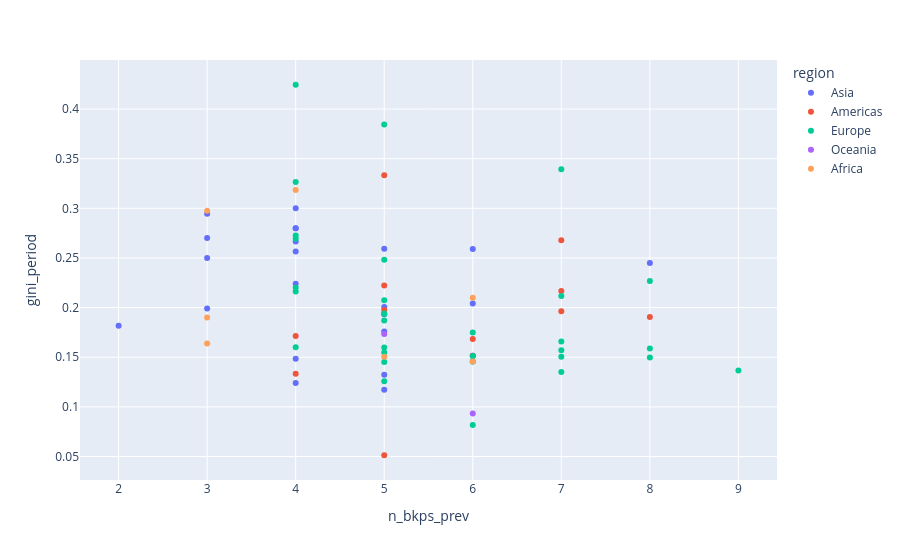

Notebook code for this chart:
### Code cell
px.scatter(df_plot, x="n_bkps_prev", y="gini_period", hover_data=["alpha2", "name"], color="region")

### Figure 1 — Plotly figure (JSON) as saved in the notebook; plotly's stock layout.template omitted (floating-point values rounded to 4 significant figures)
{"data": [{"customdata": [["AE", "United Arab Emirates"], ["AM", "Armenia"], ["BD", "Bangladesh"], ["CN", "China"], ["HK", "Hong Kong"], ["ID", "Indonesia"], ["IL", "Israel"], ["IN", "India"], ["IR", "Iran, Islamic Republic of"], ["JO", "Jordan"], ["JP", "Japan"], ["KR", "Korea, Republic of"], ["KW", "Kuwait"], ["LB", "Lebanon"], ["MY", "Malaysia"], ["PH", "Philippines"], ["PK", "Pakistan"], ["SA", "Saudi Arabia"], ["SG", "Singapore"], ["TH", "Thailand"], ["TR", "Türkiye"], ["UZ", "Uzbekistan"], ["VN", "Viet Nam"]], "hovertemplate": "region=Asia<br>n_bkps_prev=%{x}<br>gini_period=%{y}<br>alpha2=%{customdata[0]}<br>name=%{customdata[1]}<extra></extra>", "legendgroup": "Asia", "marker": {"color": "#636efa", "symbol": "circle"}, "mode": "markers", "name": "Asia", "orientation": "v", "showlegend": true, "type": "scatter", "x": [4, 3, 4, 3, 6, 5, 6, 8, 4, 5, 5, 3, 4, 4, 4, 4, 5, 4, 5, 5, 6, 2, 3], "xaxis": "x", "y": [0.28, 0.27, 0.224, 0.199, 0.2041, 0.1173, 0.1516, 0.2449, 0.1241, 0.1933, 0.2007, 0.2944, 0.1486, 0.28, 0.2667, 0.3, 0.1759, 0.2564, 0.1325, 0.2593, 0.2591, 0.1818, 0.25], "yaxis": "y"}, {"customdata": [["AR", "Argentina"], ["BR", "Brazil"], ["CA", "Canada"], ["CL", "Chile"], ["CO", "Colombia"], ["CR", "Costa Rica"], ["CU", "Cuba"], ["MX", "Mexico"], ["PE", "Peru"], ["PR", "Puerto Rico"], ["US", "United States of America"], ["VE", "Venezuela, Bolivarian Republic of"]], "hovertemplate": "region=Americas<br>n_bkps_prev=%{x}<br>gini_period=%{y}<br>alpha2=%{customdata[0]}<br>name=%{customdata[1]}<extra></extra>", "legendgroup": "Americas", "marker": {"color": "#EF553B", "symbol": "circle"}, "mode": "markers", "name": "Americas", "orientation": "v", "showlegend": true, "type": "scatter", "x": [7, 7, 6, 5, 5, 5, 4, 4, 6, 5, 7, 8], "xaxis": "x", "y": [0.2168, 0.2679, 0.1516, 0.1977, 0.2222, 0.3333, 0.1333, 0.1714, 0.1685, 0.05128, 0.1964, 0.1905], "yaxis": "y"}, {"customdata": [["AT", "Austria"], ["BE", "Belgium"], ["BG", "Bulgaria"], ["BY", "Belarus"], ["CH", "Switzerland"], ["CZ", "Czechia"], ["DE", "Germany"], ["DK", "Denmark"], ["EE", "Estonia"], ["ES", "Spain"], ["FI", "Finland"], ["FR", "France"], ["GB", "United Kingdom of Great Britain and Northern Ireland"], ["GR", "Greece"], ["HR", "Croatia"], ["HU", "Hungary"], ["IE", "Ireland"], ["IT", "Italy"], ["LT", "Lithuania"], ["LU", "Luxembourg"], ["LV", "Latvia"], ["NL", "Netherlands, Kingdom of the"], ["NO", "Norway"], ["PL", "Poland"], ["PT", "Portugal"], ["RO", "Romania"], ["RS", "Serbia"], ["RU", "Russian Federation"], ["SE", "Sweden"], ["SI", "Slovenia"], ["SK", "Slovakia"], ["UA", "Ukraine"]], "hovertemplate": "region=Europe<br>n_bkps_prev=%{x}<br>gini_period=%{y}<br>alpha2=%{customdata[0]}<br>name=%{customdata[1]}<extra></extra>", "legendgroup": "Europe", "marker": {"color": "#00cc96", "symbol": "circle"}, "mode": "markers", "name": "Europe", "orientation": "v", "showlegend": true, "type": "scatter", "x": [7, 6, 5, 4, 8, 5, 7, 6, 5, 7, 5, 9, 6, 4, 5, 8, 5, 7, 4, 4, 5, 7, 6, 4, 7, 4, 5, 4, 8, 6, 5, 5], "xaxis": "x", "y": [0.1505, 0.1458, 0.2483, 0.2162, 0.1587, 0.1871, 0.2117, 0.1458, 0.1548, 0.3393, 0.1259, 0.1367, 0.1749, 0.2694, 0.1939, 0.1497, 0.1599, 0.1352, 0.16, 0.22, 0.1452, 0.1658, 0.08163, 0.3265, 0.1571, 0.2727, 0.1937, 0.4245, 0.2268, 0.1513, 0.2075, 0.3844], "yaxis": "y"}, {"customdata": [["AU", "Australia"], ["NZ", "New Zealand"]], "hovertemplate": "region=Oceania<br>n_bkps_prev=%{x}<br>gini_period=%{y}<br>alpha2=%{customdata[0]}<br>name=%{customdata[1]}<extra></extra>", "legendgroup": "Oceania", "marker": {"color": "#ab63fa", "symbol": "circle"}, "mode": "markers", "name": "Oceania", "orientation": "v", "showlegend": true, "type": "scatter", "x": [6, 5], "xaxis": "x", "y": [0.09329, 0.1735], "yaxis": "y"}, {"customdata": [["DZ", "Algeria"], ["EG", "Egypt"], ["KE", "Kenya"], ["MA", "Morocco"], ["NG", "Nigeria"], ["TN", "Tunisia"], ["ZA", "South Africa"]], "hovertemplate": "region=Africa<br>n_bkps_prev=%{x}<br>gini_period=%{y}<br>alpha2=%{customdata[0]}<br>name=%{customdata[1]}<extra></extra>", "legendgroup": "Africa", "marker": {"color": "#FFA15A", "symbol": "circle"}, "mode": "markers", "name": "Africa", "orientation": "v", "showlegend": true, "type": "scatter", "x": [3, 6, 5, 3, 4, 3, 6], "xaxis": "x", "y": [0.19, 0.2099, 0.1504, 0.1638, 0.3184, 0.2976, 0.1458], "yaxis": "y"}], "layout": {"legend": {"title": {"text": "region"}, "tracegroupgap": 0}, "margin": {"t": 60}, "xaxis": {"anchor": "y", "domain": [0, 1], "title": {"text": "n_bkps_prev"}}, "yaxis": {"anchor": "x", "domain": [0, 1], "title": {"text": "gini_period"}}}}
